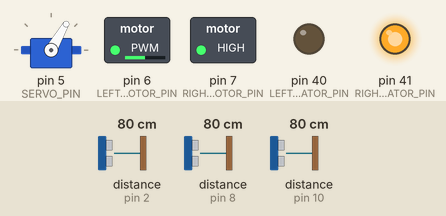
The sketch below on a simulated Arduino Mega 2560, built with avr-gcc and run on an emulated ATmega2560. On the bench: servo, switched loads named in the sketch (green lamp = pin HIGH), output pins drawn as LEDs (lit = HIGH). Wiring (inferred from the names in the program): 3 × ultrasonic range finder: trigger pin 3, echo pin 2 / trigger pin 9, echo pin 8 / trigger pin 11, echo pin 10. Inputs (shaded band) come from the test bench; at power-on: distance to the obstacle (sensors on pin 2, pin 8, pin 10) 80 cm. The echo pulse lasts 58.3 µs per cm; pins used as bus, display or sensor lines are not drawn.

Above: at 1.59 s.
1.6 s: distance to the obstacle (sensor on pin 2) set to 196 cm
5.1 s: distance to the obstacle (sensor on pin 2) set to 204 cm
At 6.5 s:
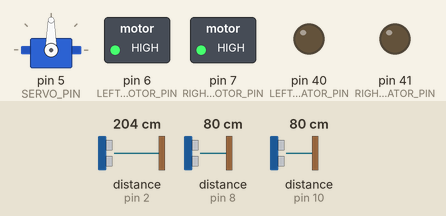
8.6 s: distance to the obstacle (sensor on pin 8) set to 47 cm
10.3 s: distance to the obstacle (sensor on pin 8) set to 42 cm
At 11.6 s:
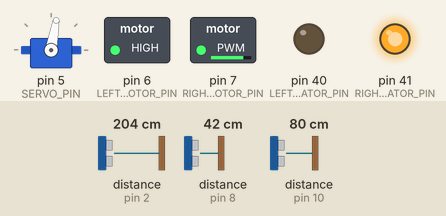
13.8 s: distance to the obstacle (sensor on pin 10) set to 74 cm
At 14.6 s:
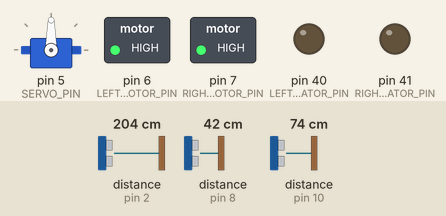
15.4 s: distance to the obstacle (sensor on pin 10) set to 2 cm
At 16.4 s:
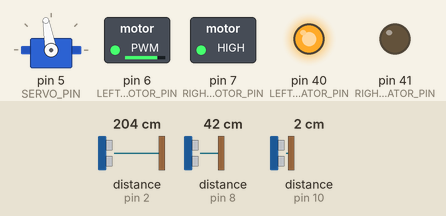
Timing chart, 0 to 19.9 s (numbered marks = the images above; inputs shaded):
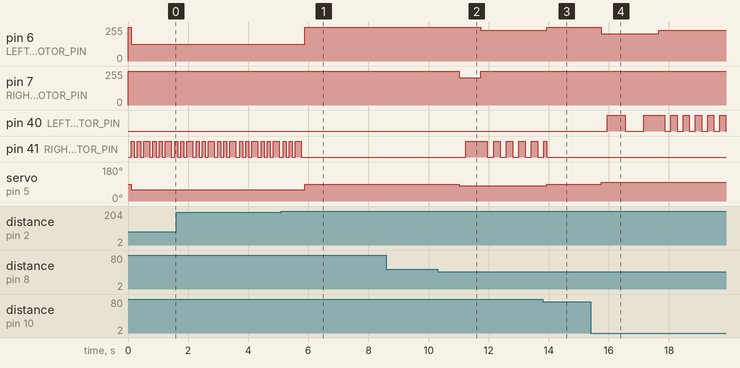

The sketch:

ProjectTesting.ino
```cpp
#include <Servo.h>

const uint8_t F_ECHO_PIN = 2;
const uint8_t F_TRIG_PIN = 3;
const uint8_t MOTOR_PIN = 4;
const uint8_t SERVO_PIN = 5;
const float SPEED_OF_SOUND = 0.0343;  // cm/us
const float WALL_DIST = 200;          // cm
const uint8_t LEFT_MOTOR_PIN = 6;
const uint8_t RIGHT_MOTOR_PIN = 7;
const int MAX_MOTOR_SPEED = 255;
uint8_t leftMotorSpeed = 255;
uint8_t rightMotorSpeed = 255;
Servo servo;
int servoPos = 90;
const int SERVO_CF = 0;
const int TURN_DURATION = 500;  // ms
const uint8_t L_ECHO_PIN = 8;
const uint8_t L_TRIG_PIN = 9;
const uint8_t R_ECHO_PIN = 10;
const uint8_t R_TRIG_PIN = 11;
const float LR_TOL = 35;
const uint8_t LEFT_INDICATOR_PIN = 40;
const uint8_t RIGHT_INDICATOR_PIN = 41;
float prevDiff = 0;

void setup() {
  pinMode(F_ECHO_PIN, INPUT);
  pinMode(L_ECHO_PIN, INPUT);
  pinMode(R_ECHO_PIN, INPUT);
  pinMode(F_TRIG_PIN, OUTPUT);
  pinMode(L_TRIG_PIN, OUTPUT);
  pinMode(R_TRIG_PIN, OUTPUT);
  pinMode(LEFT_MOTOR_PIN, OUTPUT);
  pinMode(RIGHT_MOTOR_PIN, OUTPUT);
  pinMode(LEFT_INDICATOR_PIN, OUTPUT);
  pinMode(RIGHT_INDICATOR_PIN, OUTPUT);

  Serial.begin(9600);

  servo.attach(SERVO_PIN);
  digitalWrite(MOTOR_PIN, HIGH);
}

void loop() {
  servo.write(servoPos);
  analogWrite(LEFT_MOTOR_PIN, leftMotorSpeed);
  analogWrite(RIGHT_MOTOR_PIN, rightMotorSpeed);

  float forwardDist = getForwardDistance();

  float lrDiff = getLRDiff();

  if (forwardDist < WALL_DIST) {                           // If obstacle of wall detected, turn
    String turnDirection = lrDiff < 0 ? "left" : "right";  // Decide turn direction based on difference between left (negative) and right (positive)
    if (lrDiff > 0) {
      turnLeft();
    } else {
      turnRight();
    }
  } else {
    if (abs(lrDiff) > LR_TOL) {  // Vehicle is not centered, so center it
      centerVehicle();
    } else {
      continueStraight();
    }
  }

  delay(100);
  digitalWrite(LEFT_INDICATOR_PIN, LOW);
  digitalWrite(RIGHT_INDICATOR_PIN, LOW);

  prevDiff = forwardDist;
}

// Gets the proximity readings for the forward ultrasonic sensor
float getForwardDistance() {
  digitalWrite(F_TRIG_PIN, LOW);
  delayMicroseconds(2);
  digitalWrite(F_TRIG_PIN, HIGH);
  delayMicroseconds(10);
  digitalWrite(F_TRIG_PIN, LOW);

  float time = pulseIn(F_ECHO_PIN, HIGH);
  float distance = (SPEED_OF_SOUND * time) / 2;

  return distance;
}

// Maintains the current heading
void continueStraight() {
  servoPos = 90 + SERVO_CF;
  leftMotorSpeed = MAX_MOTOR_SPEED;
  rightMotorSpeed = MAX_MOTOR_SPEED;

  servo.write(servoPos);
  analogWrite(LEFT_MOTOR_PIN, leftMotorSpeed);
  analogWrite(RIGHT_MOTOR_PIN, rightMotorSpeed);

  delay(100);
}

// Get distance difference between left and right sensors (left - right)
float getLRDiff() {
  digitalWrite(L_TRIG_PIN, LOW);
  delayMicroseconds(2);
  digitalWrite(L_TRIG_PIN, HIGH);
  delayMicroseconds(10);
  digitalWrite(L_TRIG_PIN, LOW);

  float lTime = pulseIn(L_ECHO_PIN, HIGH);

  delay(100);

  digitalWrite(R_TRIG_PIN, LOW);
  delayMicroseconds(2);
  digitalWrite(R_TRIG_PIN, HIGH);
  delayMicroseconds(10);
  digitalWrite(R_TRIG_PIN, LOW);

  float rTime = pulseIn(R_ECHO_PIN, HIGH);

  float lDist = (SPEED_OF_SOUND * lTime) / 2;
  float rDist = (SPEED_OF_SOUND * rTime) / 2;

  return lDist - rDist;
}

void turnLeft() {
  servoPos = 120 + SERVO_CF;
  leftMotorSpeed = MAX_MOTOR_SPEED;
  rightMotorSpeed = 0.5 * MAX_MOTOR_SPEED;

  servo.write(servoPos);
  analogWrite(LEFT_MOTOR_PIN, leftMotorSpeed);
  analogWrite(RIGHT_MOTOR_PIN, rightMotorSpeed);

  for (int i = 0; i < TURN_DURATION; i += 100) {
    bool indicatorState = digitalRead(LEFT_INDICATOR_PIN);
    digitalWrite(LEFT_INDICATOR_PIN, !indicatorState);
    delay(100);
  }
}

void turnRight() {
  servoPos = 60 + SERVO_CF;
  leftMotorSpeed = 0.5 * MAX_MOTOR_SPEED;
  rightMotorSpeed = MAX_MOTOR_SPEED;

  servo.write(servoPos);
  analogWrite(LEFT_MOTOR_PIN, leftMotorSpeed);
  analogWrite(RIGHT_MOTOR_PIN, rightMotorSpeed);

  for (int i = 0; i < TURN_DURATION; i += 100) {
    bool indicatorState = digitalRead(RIGHT_INDICATOR_PIN);
    digitalWrite(RIGHT_INDICATOR_PIN, !indicatorState);
    delay(100);
  }
}

void centerVehicle() {
  float initDiff = getLRDiff();

  delay(100);

  float lrDiff = getLRDiff();  // get new vehicle position

  if (initDiff < 0) {          // if vehicle on left of hall
    if (lrDiff <= initDiff) {  // if vehicle moving further left or straight
      servoPos = 80 + SERVO_CF;
      leftMotorSpeed = MAX_MOTOR_SPEED;
      rightMotorSpeed = 0.80 * MAX_MOTOR_SPEED;

      servo.write(servoPos);
      analogWrite(LEFT_MOTOR_PIN, leftMotorSpeed);
      analogWrite(RIGHT_MOTOR_PIN, rightMotorSpeed);

      lrDiff = getLRDiff();
      prevDiff = lrDiff + 1;

      while (lrDiff < 0 && lrDiff < prevDiff) {
        prevDiff = lrDiff;
        lrDiff = getLRDiff();
        blinkRightIndicator();

        delay(500);
      }
    }

    servoPos = 80 + SERVO_CF;
    leftMotorSpeed = 0.90 * MAX_MOTOR_SPEED;
    rightMotorSpeed = MAX_MOTOR_SPEED;

    servo.write(servoPos);
    analogWrite(LEFT_MOTOR_PIN, leftMotorSpeed);
    analogWrite(RIGHT_MOTOR_PIN, rightMotorSpeed);

    lrDiff = getLRDiff();

    while (lrDiff < 0 && abs(lrDiff) > LR_TOL) {
      lrDiff = getLRDiff();
      blinkRightIndicator();

      delay(100);
    }
  } else {                     // if vehicle on right of hall
    if (lrDiff >= initDiff) {  // if vehicle moving further right or straight
      servoPos = 100 + SERVO_CF;
      leftMotorSpeed = 0.80 * MAX_MOTOR_SPEED;
      rightMotorSpeed = MAX_MOTOR_SPEED;

      servo.write(servoPos);
      analogWrite(LEFT_MOTOR_PIN, leftMotorSpeed);
      analogWrite(RIGHT_MOTOR_PIN, rightMotorSpeed);

      lrDiff = getLRDiff();
      prevDiff = lrDiff - 1;

      while (lrDiff > 0 && lrDiff > prevDiff) {
        prevDiff = lrDiff;
        lrDiff = getLRDiff();
        blinkLeftIndicator();

        delay(500);
      }
    }

    servoPos = 100 + SERVO_CF;
    leftMotorSpeed = 0.90 * MAX_MOTOR_SPEED;
    rightMotorSpeed = MAX_MOTOR_SPEED;

    servo.write(servoPos);
    analogWrite(LEFT_MOTOR_PIN, leftMotorSpeed);
    analogWrite(RIGHT_MOTOR_PIN, rightMotorSpeed);

    lrDiff = getLRDiff();

    while (lrDiff > 0 && abs(lrDiff) > LR_TOL) {
      lrDiff = getLRDiff();
      blinkLeftIndicator();

      delay(100);
    }
  }

  servoPos = 90 + SERVO_CF;
  leftMotorSpeed = MAX_MOTOR_SPEED;
  rightMotorSpeed = MAX_MOTOR_SPEED;

  servo.write(servoPos);
  analogWrite(LEFT_MOTOR_PIN, leftMotorSpeed);
  analogWrite(RIGHT_MOTOR_PIN, rightMotorSpeed);
  digitalWrite(LEFT_INDICATOR_PIN, LOW);
  digitalWrite(RIGHT_INDICATOR_PIN, LOW);
}

// Toggle left indicator state
void blinkLeftIndicator() {
  bool indicatorState = digitalRead(LEFT_INDICATOR_PIN);
  digitalWrite(LEFT_INDICATOR_PIN, !indicatorState);
}

// Toggle right indicator state
void blinkRightIndicator() {
  bool indicatorState = digitalRead(RIGHT_INDICATOR_PIN);
  digitalWrite(RIGHT_INDICATOR_PIN, !indicatorState);
}
```

Measured:
- the behaviour switches between 200 and 201 cm on distance to the obstacle (sensor on pin 2) (found by bisection; images 0 and 1)
- the behaviour switches between 45 and 44 cm on distance to the obstacle (sensor on pin 8) (found by bisection; images 1 and 2)
- the behaviour switches between 77 and 76 cm on distance to the obstacle (sensor on pin 10) (found by bisection; images 2 and 3)
- after the input at 5.1 s, pin 6 (LEFT_MOTOR_PIN): 127/255 → 255/255 after 0.78 s; pin 41 (RIGHT_INDICATOR_PIN): goes on until 5.8 s, then stays LOW; servo on pin 5 (SERVO_PIN): 60° → 90° after 0.78 s
- after the input at 8.6 s, every drawn part: stays the same
- after the input at 10.3 s, pin 6 (LEFT_MOTOR_PIN): 255/255 → 229/255 after 1.4 s; pin 7 (RIGHT_MOTOR_PIN): 255/255 → 204/255 after 0.73 s, → 255/255 0.72 s later; pin 41 (RIGHT_INDICATOR_PIN): LOW → HIGH after 0.95 s, then repeats every 0.42 s: LOW 0.21 s, HIGH 0.21 s; servo on pin 5 (SERVO_PIN): 90° → 80° after 0.73 s
- after the input at 13.8 s, pin 6 (LEFT_MOTOR_PIN): 229/255 → 255/255 after 0.14 s; servo on pin 5 (SERVO_PIN): 80° → 90° after 0.14 s
- after the input at 15.4 s, pin 6 (LEFT_MOTOR_PIN): 255/255 → 204/255 after 0.34 s, → 229/255 1.9 s later; pin 40 (LEFT_INDICATOR_PIN): goes HIGH 0.60 s, LOW 0.60 s, HIGH 0.71 s, 5 × (LOW 0.20 s, HIGH 0.20 s), then LOW, starting after 0.55 s; servo on pin 5 (SERVO_PIN): 90° → 100° after 0.34 s
- by itself, pin 41 (RIGHT_INDICATOR_PIN): repeats every 0.72 s: HIGH 0.10 s, LOW 0.10 s, HIGH 0.20 s, LOW 0.12 s, HIGH 0.10 s, LOW 0.10 s
